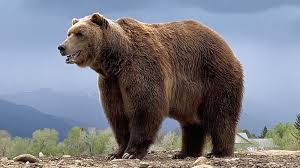
#> input picture bear.jpg, 300 x 168 px, given in place of the camera
$ python Day1-ColourDetection.py
#> lines starting #> are read from the running program, lines starting #| are printed output that depends on the picture; after the words box and inside, x2 and y2 are one past the last pixel; in counts of white or black regions, pixels touching at a corner belong together
#> further down, frame is the input picture: shape (168, 300, 3); mean B, G, R 130.8, 123.1, 122.4
import cv2
import numpy as np

mycolor = [110,80,100,130,255,255] #purple

def findColor(frame,mycolor):
    imghsv = cv2.cvtColor(frame, cv2.COLOR_BGR2HSV)
#> imghsv: shape (168, 300, 3); mean H, S, V 61.1, 82.1, 146.7
    lower = np.array(mycolor[0:3])
    upper = np.array(mycolor[3:6])
    print(lower)
    mask = cv2.inRange(imghsv, lower, upper)
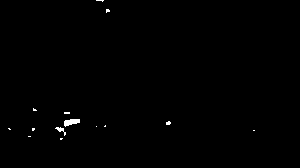
#> mask: shape (168, 300); 0.4% white; 14 white regions (12 under 20 px)
    getContour(mask,frame)
    cv2.imshow("HSV", imghsv)
    cv2.imshow("Mask", mask)


cam = cv2.VideoCapture(0)

def getContour(mask,frame):
    contour, hirerchy = cv2.findContours(mask, cv2.RETR_EXTERNAL, cv2.CHAIN_APPROX_SIMPLE)
#> contour = 14 contours, 12 with area under 20; largest, box (x1, y1, x2, y2) and area: (64, 119, 80, 127) 64, (55, 127, 66, 136) 21; hirerchy = 14 rows, first 6: [1, -1, -1, -1], [2, 0, -1, -1], [3, 1, -1, -1], [4, 2, -1, -1], [5, 3, -1, -1], [6, 4, -1, -1]
    for cnt in contour:
        area = cv2.contourArea(cnt)
        if area > 500:
            x,y,w,h = cv2.boundingRect(cnt)
            cv2.rectangle(frame,(x,y),(x+w,y+h),(255,255,255),2)
#> this loop made 14 passes
#> area on passes 6, 10: 21, 64.5

while True:
    ret, frame = cam.read()
    if not ret or frame is None:
        print("❌ Failed to grab frame. Exiting...")
        break
    findColor(frame,mycolor)
    cv2.imshow('webcam', frame)
    if cv2.waitKey(1) & 0xFF == ord('q'):
#> (key q is pressed here)
        break

cam.release()
cv2.destroyAllWindows()
